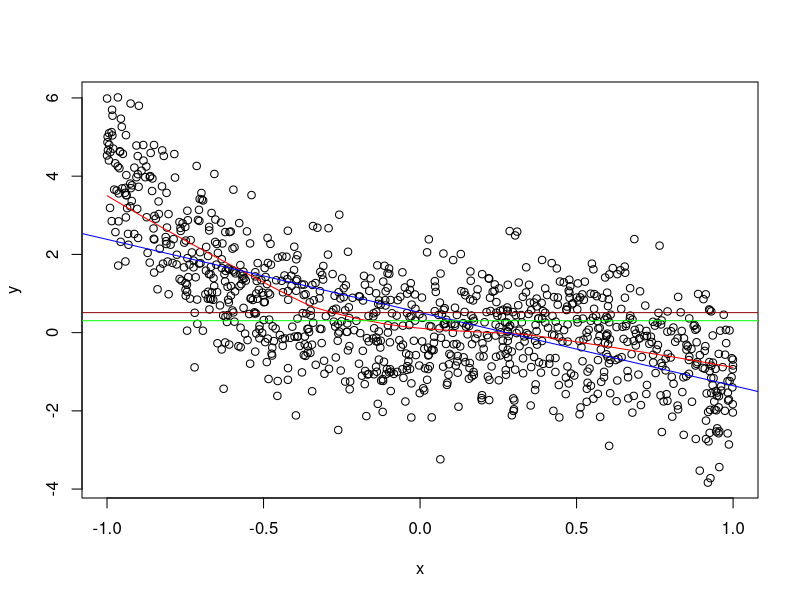

This chart was generated by the following R code:
N <- 1000
x <- 1 - runif(N, 0, 2)
y <- 1.5*x^2 - 3*x^3 + rnorm(N)

plot(x, y)
lines(lowess(x, y), col = "red")
abline(lm(y ~ x), col = "blue")
abline(h = mean(y), col = "darkred")
abline(h = median(y), col = "green")
